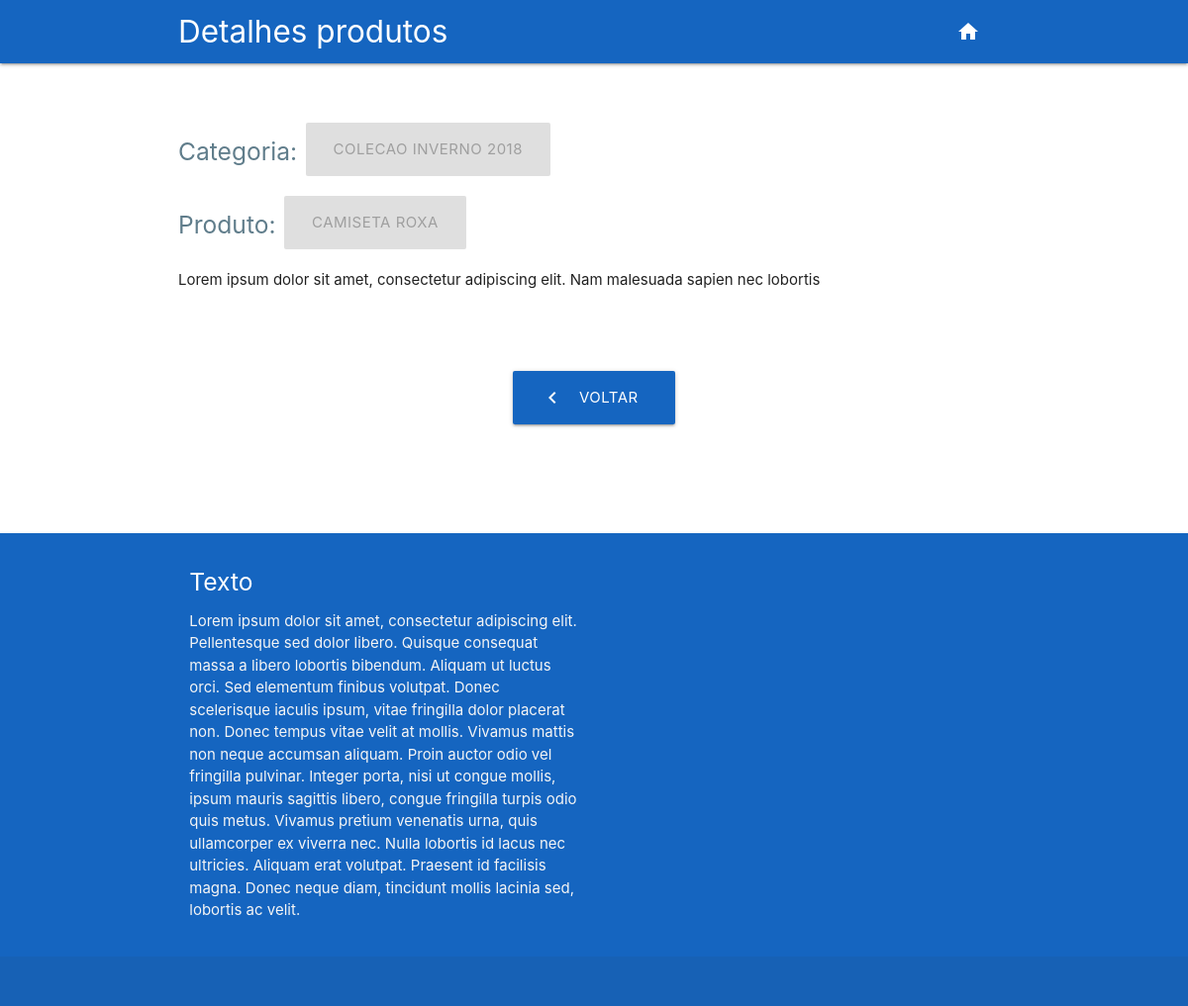
/produto.php?view_id=2, run on the app's committed database.
### tables this page shows
CREATE TABLE `produtos` (
  `id_produto` int(2) NOT NULL AUTO_INCREMENT,
  `nome_produto` varchar(90) NOT NULL,
  `categoria_produto` varchar(90) NOT NULL,
  `descricao_produto` varchar(90) NOT NULL,
  PRIMARY KEY (`id_produto`)
);

### produto_c.php (the view, shortened to what this page needs)
<?php
require_once 'header.php';
require_once 'conexao.php';
if(isset($_GET['view_id']) && !empty($_GET['view_id']))
{
    $id = $_GET['view_id'];
    $stmt_view = $DB_con->prepare('SELECT descricao_produto, id_produto, nome_produto, categoria_produto FROM produtos WHERE id_produto =:uid');
    $stmt_view->execute(array(':uid'=>$id));
    $view_row = $stmt_view->fetch(PDO::FETCH_ASSOC);
    extract($view_row);
}
else
{
    header("Location: index.php");
}
?>
<div class="section no-pad-bot" id="index-banner">
    <div class="container animated bounceInUp">
        <br><br>
        <div class="row col s6">
            <h5 class="left header center blue-grey-text">Categoria:</h5>
            <a class="disabled center btn-large waves-effect waves-light blue darken-3"><?php echo utf8_encode($categoria_produto) ;?></a>
        </div>
        <div class="row col s6">
            <h5 class="left header center blue-grey-text">Produto:</h5>
            <a class="disabled center btn-large waves-effect waves-light blue darken-3"><?php echo utf8_encode($nome_produto) ;?></a>
        </div>
        <div class="row col s6">
            <p class="plain-text">
                <?php echo utf8_encode($descricao_produto) ;?>
            </p>
        </div>
        <br><br>
        <div class="row center">
            <a href="/sistema/produtos.php" class="round btn-large waves-effect waves-light blue darken-3">
                <i class="material-icons left large">chevron_left</i>
                Voltar &nbsp;
            </a>
        </div>
        <br><br>
        <br><br>
    </div>
</div>

### data on the page
produtos: categoria_produto "COLECAO INVERNO 2018", nome_produto "CAMISETA ROXA", descricao_produto "Lorem ipsum dolor sit amet, consectetur adipiscing elit. Nam malesuada sapien nec lobortis"

### other printed values
$title_Details_Products "Detalhes produtos"
